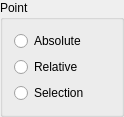
<ui version="4.0" stdsetdef="1" >
  <author></author>
  <comment></comment>
  <exportmacro></exportmacro>
  <class>EntityGUI_Point_QTD</class>
  <widget class="QWidget" name="EntityGUI_Point_QTD" >
    <property name="geometry" >
      <rect>
        <x>0</x>
        <y>0</y>
        <width>124</width>
        <height>106</height>
      </rect>
    </property>
    <property name="windowTitle" >
      <string>EntityGUI_Point_QTD</string>
    </property>
    <layout class="QGridLayout" >
      <property name="margin" >
        <number>0</number>
      </property>
      <property name="spacing" >
        <number>6</number>
      </property>
      <item row="0" column="0" >
        <widget class="QGroupBox" name="GroupPoint" >
          <property name="sizePolicy" >
            <sizepolicy>
              <hsizetype>7</hsizetype>
              <vsizetype>0</vsizetype>
              <horstretch>0</horstretch>
              <verstretch>0</verstretch>
            </sizepolicy>
          </property>
          <property name="title" >
            <string>Point</string>
          </property>
          <layout class="QGridLayout" >
            <property name="margin" >
              <number>11</number>
            </property>
            <property name="spacing" >
              <number>6</number>
            </property>
            <item row="0" column="0" >
              <layout class="QGridLayout" >
                <property name="margin" >
                  <number>0</number>
                </property>
                <property name="spacing" >
                  <number>6</number>
                </property>
                <item row="1" column="0" >
                  <widget class="QRadioButton" name="RB_Point2" >
                    <property name="text" >
                      <string>Relative</string>
                    </property>
                  </widget>
                </item>
                <item row="0" column="0" >
                  <widget class="QRadioButton" name="RB_Point1" >
                    <property name="text" >
                      <string>Absolute</string>
                    </property>
                  </widget>
                </item>
                <item row="2" column="0" >
                  <widget class="QRadioButton" name="RB_Point3" >
                    <property name="text" >
                      <string>Selection</string>
                    </property>
                  </widget>
                </item>
              </layout>
            </item>
          </layout>
        </widget>
      </item>
    </layout>
  </widget>
  <layoutdefault spacing="6" margin="11" />
  <pixmapfunction>qPixmapFromMimeSource</pixmapfunction>
  <tabstops>
    <tabstop>RB_Point1</tabstop>
    <tabstop>RB_Point2</tabstop>
    <tabstop>RB_Point3</tabstop>
  </tabstops>
</ui>
